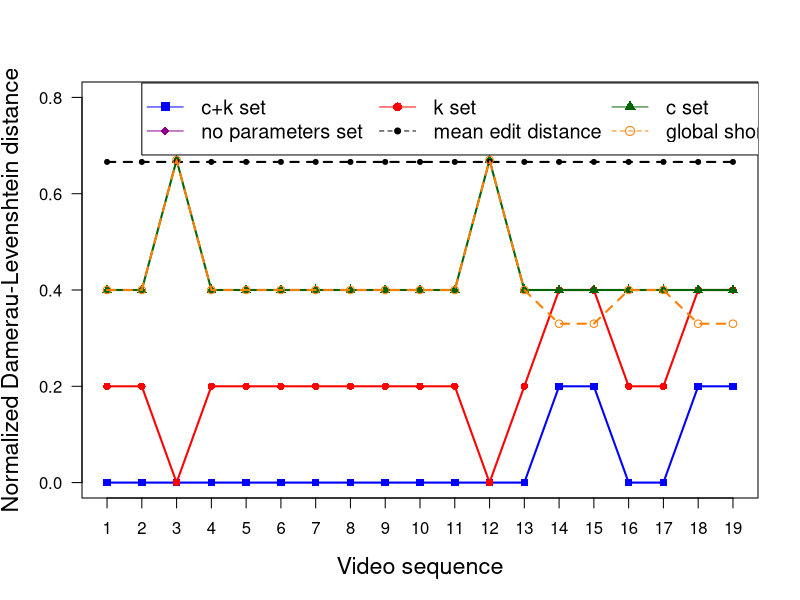

The R script that drew this image:
# Define data (x: videos, y: fit of model, edit distance with Damerau-Levenshtein)
xdata <- c(1,2,3,4,5,6,7,8,9,10,11,12,13,14,15,16,17,18,19)
model_ck <- c(0,0,0,0,0,0,0,0,0,0,0,0,0,0.2,0.2,0,0,0.2,0.2)
k_set <- c(0.2,0.2,0,0.2,0.2,0.2,0.2,0.2,0.2,0.2,0.2,0,0.2,0.4,0.4,0.2,0.2,0.4,0.4)
c_set <- c(0.4,0.4,0.67,0.4,0.4,0.4,0.4,0.4,0.4,0.4,0.4,0.67,0.4,0.4,0.4,0.4,0.4,0.4,0.4)
no_params <- c(0.4,0.4,0.67,0.4,0.4,0.4,0.4,0.4,0.4,0.4,0.4,0.67,0.4,0.4,0.4,0.4,0.4,0.4,0.4)
globally_optimal <- c(0.4,0.4,0.67,0.4,0.4,0.4,0.4,0.4,0.4,0.4,0.4,0.67,0.4,0.33,0.33,0.4,0.4,0.33,0.33)
avg <- c(0.666,0.666,0.666,0.666,0.666,0.666,0.666,0.666,0.666,0.666,0.666,0.666,0.666,0.666,0.666,0.666,0.666,0.666,0.666)

# Plot model, c+k set
plot(xdata, model_ck, type='o', col='blue', pch=15, lty=1, ylim=c(0,0.8), lwd=2, 
     ylab='Normalized Damerau-Levenshtein distance',
     xlab='Video sequence', las=1, xaxt='n', cex.lab=1.4)
axis(side=1, at=1:19, labels=xdata, cex.axis=1)

# Plot model without c
points(xdata, k_set, col='red', pch=16)
lines(xdata, k_set, col='red', lty=1, lwd=2)

# Plot model without k
points(xdata, c_set, col='dark green', pch=17)
lines(xdata, c_set, col='dark green', lty=1, lwd=2)

# Plot greedy without params
#points(xdata, no_params, col='dark magenta', pch=18)
#lines(xdata, no_params, col='dark magenta', lty=1, lwd=2)

# Plot avg/baseline
points(xdata, avg, col='black', pch=20)
lines(xdata, avg, col='black', lty=2, lwd=2)

# Plot globally optimal/shortest path
points(xdata, globally_optimal, col='darkorange1', pch=21)
lines(xdata, globally_optimal, col='darkorange1', lty=2, lwd=2)

# Plot legend in 3 columns
legend_order <- matrix(1:6, ncol=3, byrow=TRUE)

legend(2,0.83, c('c+k set','k set','c set','no parameters set','mean edit distance','global shortest path')[legend_order], 
       col=c('blue','red','dark green','dark magenta','black','darkorange1')[legend_order], 
       pch=c(15,16,17,18,20,21)[legend_order], lty=c(1,1,1,1,2,2)[legend_order], ncol=3, cex=1.2)
